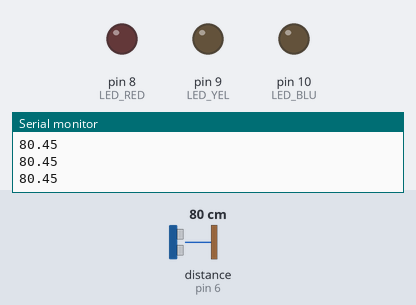
Bench run of a sketch on a simulated Arduino Uno, built with avr-gcc and run on an emulated ATmega328P. On the bench: output pins drawn as LEDs (lit = HIGH), the last lines printed to the serial monitor. Wiring (inferred from the names in the program): ultrasonic range finder: trigger pin 7; echo pin 6. The inputs (shaded band) are chosen by the test bench; at power-on: distance to the obstacle (sensor on pin 6) 80 cm. The echo pulse lasts 58.3 µs per cm; random numbers use the default seed unless the sketch sets one; pins used as bus, display or sensor lines are not drawn.

Above: at 1.7 s.
1.8 s: distance to the obstacle (sensor on pin 6) set to 42 cm
3.3 s: distance to the obstacle (sensor on pin 6) set to 36 cm
At 4.3 s:
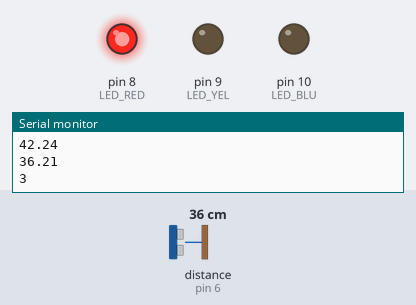
At 9.7 s:
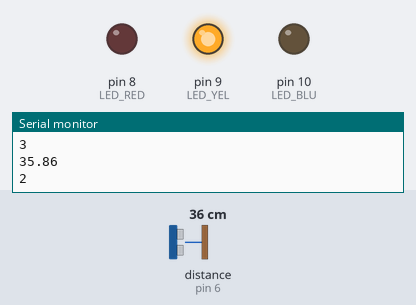
Timing chart, 0 to 30.3 s (numbered marks = the images above; inputs shaded):
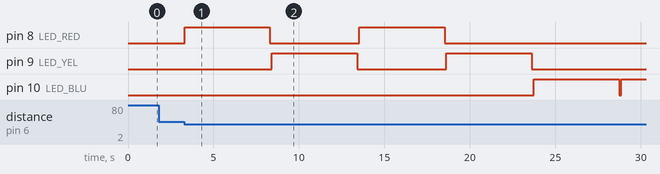

Measured:
- the behaviour switches between 40 and 39 cm on distance to the obstacle (sensor on pin 6) (found by bisection; images 0 and 1)
- after the input at 3.3 s, pin 8 (LED_RED): alternates HIGH for 5.0 s and LOW for 5.2 s, 4 changes in all, then stays LOW, starting at once; pin 9 (LED_YEL): alternates HIGH for 5.0 s and LOW for 5.2 s, starting after 5.1 s; pin 10 (LED_BLU): LOW → HIGH after 20.4 s, → LOW 5.0 s later, → HIGH 0.11 s later

The sketch:

Sensor_aleat_rio.ino
```cpp
// Este projeto é tem um Sensor de Distância Ultrassônico que quando chega perto de uma certa distância ele da um número
// aleatório e este certo número acende um led.

int LED_RED = 8;
int LED_YEL = 9;
int LED_BLU = 10;
int trig = 7;
int echo = 6;

float distancia;

long randNumber;

void setup()
{
  pinMode(LED_RED, OUTPUT);
  pinMode(LED_YEL, OUTPUT);
  pinMode(LED_BLU, OUTPUT);

  pinMode(trig, OUTPUT);
  pinMode(echo, INPUT);

  Serial.begin(9600);

  randomSeed(analogRead(0));
  Serial.begin(9600);
  delay(500);
}
void loop()
{

  // sensor

  digitalWrite(trig, LOW);
  delayMicroseconds(5000);
  digitalWrite(trig, HIGH);
  delayMicroseconds(50);
  digitalWrite(trig, LOW);

  distancia = pulseIn(echo, HIGH);
  distancia = distancia / 58;

  Serial.println(distancia);

  // codigo

  if (distancia < 40)
  {
    randNumber = random(1, 4);
    Serial.println(randNumber);

    if (randNumber == 1)
    {
      digitalWrite(LED_BLU, HIGH);
      delay(5000);
      digitalWrite(LED_BLU, LOW);
      delay(100);
    }

    if (randNumber == 2)
    {
      digitalWrite(LED_YEL, HIGH);
      delay(5000);
      digitalWrite(LED_YEL, LOW);
      delay(100);
    }

    if (randNumber == 3)
    {
      digitalWrite(LED_RED, HIGH);
      delay(5000);
      digitalWrite(LED_RED, LOW);
      delay(100);
    }
  }
}
```
